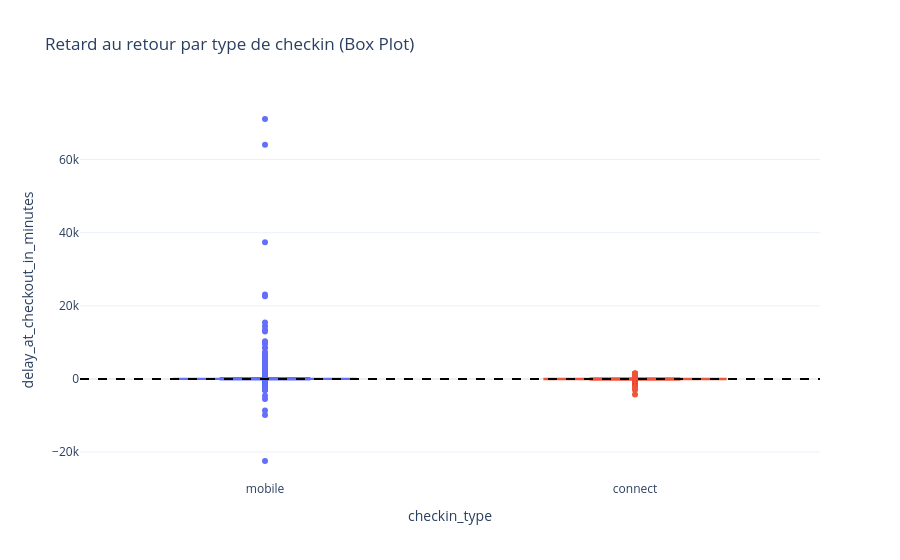

Notebook source saved alongside this figure:
### Code cell
# --- Graphique 2 : Box plot des retards par type de checkin ---
fig2 = px.box(
    ended_with_delay, x='checkin_type', y='delay_at_checkout_in_minutes',
    color='checkin_type', points='outliers',
    title='Retard au retour par type de checkin (Box Plot)',
    color_discrete_map={'mobile': '#636EFA', 'connect': '#EF553B'}
)
fig2.add_hline(y=0, line_dash='dash', line_color='black')
fig2.update_layout(template='plotly_white', showlegend=False)
fig2.show()
print(ended_with_delay.groupby('checkin_type')['delay_at_checkout_in_minutes'].describe())

### Figure 1 — Plotly figure (JSON) as saved in the notebook; plotly's stock layout.template omitted (floating-point values rounded to 4 significant figures; data arrays with more than 128 entries replaced by an {"elided": "..."} marker saying what was removed)
{"data": [{"alignmentgroup": "True", "boxpoints": "outliers", "hovertemplate": "checkin_type=%{x}<br>delay_at_checkout_in_minutes=%{y}<extra></extra>", "legendgroup": "mobile", "marker": {"color": "#636EFA"}, "name": "mobile", "notched": false, "offsetgroup": "mobile", "orientation": "v", "showlegend": true, "type": "box", "x": {"elided": "12943 str values"}, "x0": " ", "xaxis": "x", "y": {"elided": "12943 float values"}, "y0": " ", "yaxis": "y"}, {"alignmentgroup": "True", "boxpoints": "outliers", "hovertemplate": "checkin_type=%{x}<br>delay_at_checkout_in_minutes=%{y}<extra></extra>", "legendgroup": "connect", "marker": {"color": "#EF553B"}, "name": "connect", "notched": false, "offsetgroup": "connect", "orientation": "v", "showlegend": true, "type": "box", "x": {"elided": "3402 str values"}, "x0": " ", "xaxis": "x", "y": {"elided": "3402 float values"}, "y0": " ", "yaxis": "y"}], "layout": {"boxmode": "overlay", "legend": {"title": {"text": "checkin_type"}, "tracegroupgap": 0}, "shapes": [{"line": {"color": "black", "dash": "dash"}, "type": "line", "x0": 0, "x1": 1, "xref": "x domain", "y0": 0, "y1": 0, "yref": "y"}], "showlegend": false, "title": {"text": "Retard au retour par type de checkin (Box Plot)"}, "xaxis": {"anchor": "y", "categoryarray": ["mobile", "connect"], "categoryorder": "array", "domain": [0, 1], "title": {"text": "checkin_type"}}, "yaxis": {"anchor": "x", "domain": [0, 1], "title": {"text": "delay_at_checkout_in_minutes"}}}}
